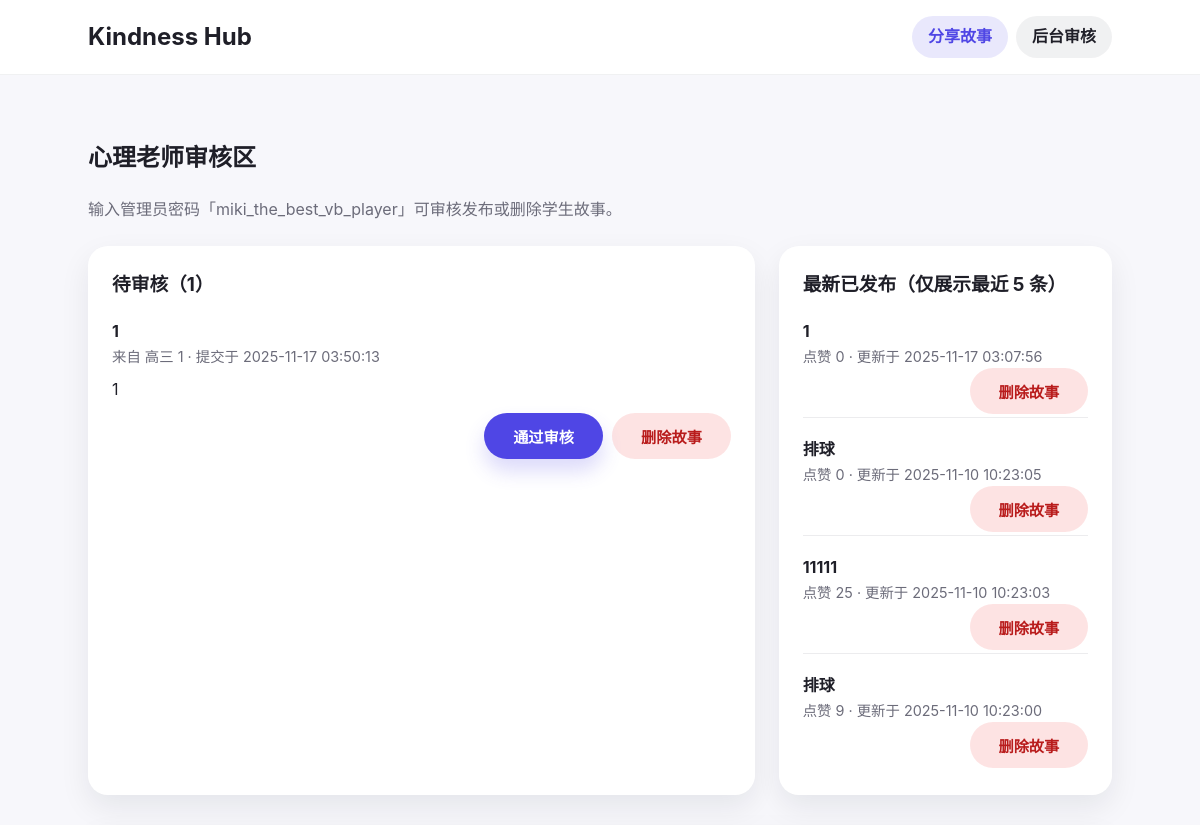
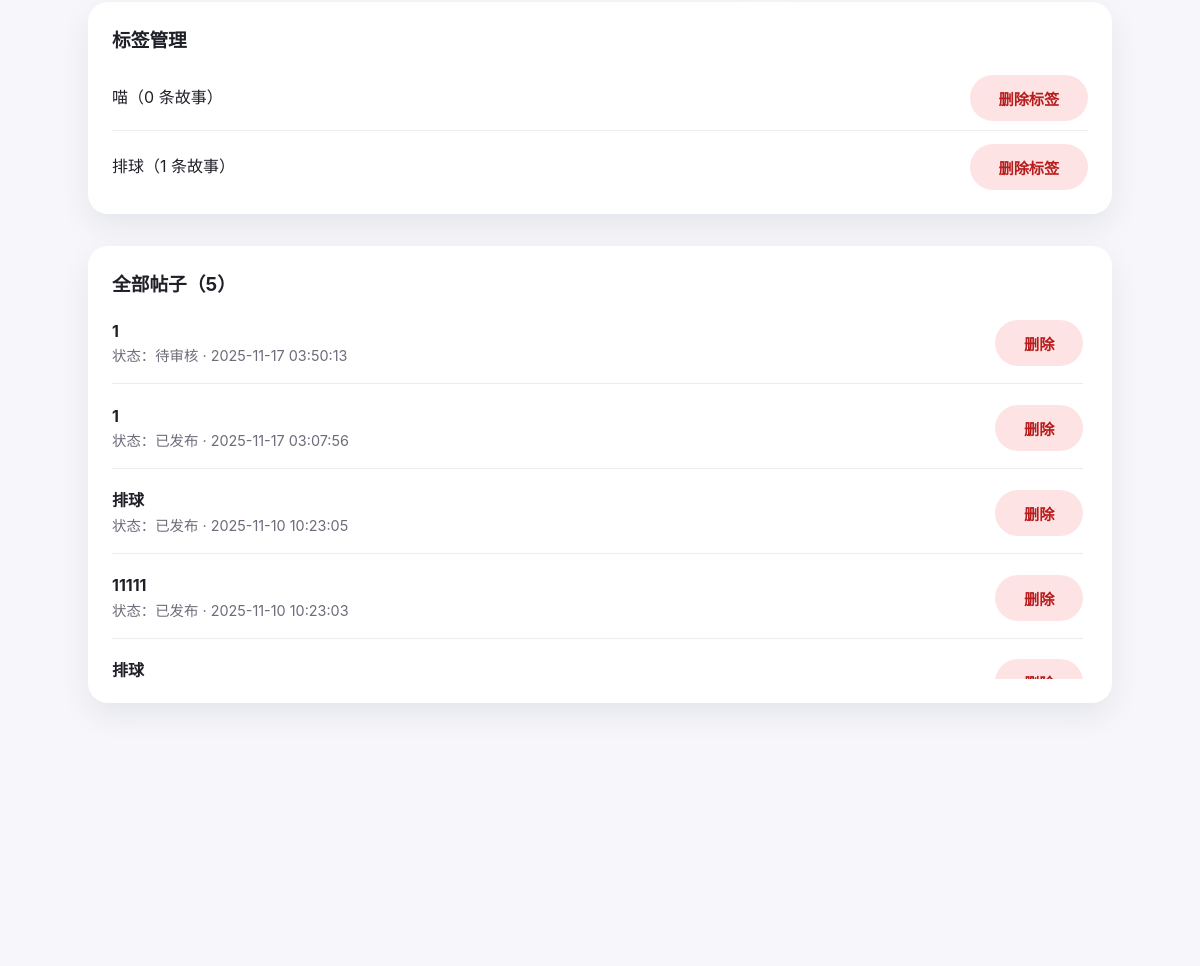
/admin (signed in), run on the app's committed database (2 pictures, top to bottom).
### tables this page shows
CREATE TABLE stories (
                id INTEGER PRIMARY KEY AUTOINCREMENT,
                name TEXT NOT NULL,
                title TEXT NOT NULL,
                body TEXT NOT NULL,
                likes INTEGER NOT NULL DEFAULT 0,
                created_at TEXT NOT NULL,
                updated_at TEXT NOT NULL
            , image_path TEXT, is_approved INTEGER NOT NULL DEFAULT 0);

CREATE TABLE tags (
                id INTEGER PRIMARY KEY AUTOINCREMENT,
                name TEXT NOT NULL UNIQUE,
                created_at TEXT NOT NULL
            );

### app.py (the view, shortened to what this page needs)
@app.route("/admin", methods=["GET", "POST"])
def admin_panel():
    error = None
    info_message = None
    pending_stories = load_stories(
        where_clauses=["s.is_approved = 0"],
        order_sql="ORDER BY s.created_at ASC",
    )
    published_stories = load_stories(
        where_clauses=["s.is_approved = 1"],
        order_sql="ORDER BY s.updated_at DESC",
    )[:5]
    all_stories = load_stories(order_sql="ORDER BY s.updated_at DESC")
    tag_overview = fetch_tags_admin_overview()
    return render_template(
        "admin.html",
        error=error,
        info_message=info_message,
        pending_stories=pending_stories,
        published_stories=published_stories,
        all_stories=all_stories,
        tag_overview=tag_overview,
    )

### app.py (called while the page is built)
def get_connection() -> sqlite3.Connection:
    conn = sqlite3.connect(DATABASE_PATH)
    conn.row_factory = sqlite3.Row
    conn.execute("PRAGMA foreign_keys = ON")
    return conn

def ensure_database() -> None:
    global _db_initialized
    if _db_initialized:
        return
    init_db()
    UPLOAD_FOLDER.mkdir(parents=True, exist_ok=True)
    _db_initialized = True

@app.before_request
def before_request() -> None:
    ensure_database()

def fetch_tags_admin_overview() -> list[sqlite3.Row]:
    with get_connection() as conn:
        return conn.execute(
            """
            SELECT t.id, t.name, COUNT(DISTINCT st.story_id) AS story_count
            FROM tags t
            LEFT JOIN story_tags st ON st.tag_id = t.id
            GROUP BY t.id
            ORDER BY t.name COLLATE NOCASE
            """
        ).fetchall()

def build_story_payload(row: sqlite3.Row) -> dict:
    story = dict(row)
    tag_names = story.pop("tag_names", "") or ""
    tag_ids = story.pop("tag_ids", "") or ""
    names = [name for name in tag_names.split("||") if name]
    ids = [tid for tid in tag_ids.split("||") if tid]
    story["tags"] = []
    for tid, name in zip(ids, names):
        try:
            story["tags"].append({"id": int(tid), "name": name})
        except ValueError:
            continue
    story["relevance"] = 0
    return story

### templates/admin.html (shortened to what this page needs)
{% extends "base.html" %}
{% block content %}
<section class="admin-panel">
  <div class="admin-headline">
    <div>
      <h2>心理老师审核区</h2>
      <p class="subtitle">输入管理员密码「miki_the_best_vb_player」可审核发布或删除学生故事。</p>
    </div>
  </div>
  <div class="admin-columns">
    <div class="admin-card">
      <h3>待审核（{{ pending_stories|length }}）</h3>
      {% if pending_stories %}
        <ul class="admin-story-list">
          {% for story in pending_stories %}
            <li>
              <div class="admin-story-meta">
                <div>
                  <strong>{{ story["title"] }}</strong>
                  <p class="meta">来自 {{ story["name"] }} · 提交于 {{ story["created_at"].replace("T", " ") }}</p>
                </div>
              </div>
              <p class="admin-body">{{ story["body"] }}</p>
              <form method="post" class="admin-approve-form">
                <button class="btn primary" type="submit" name="action" value="approve">通过审核</button>
                <button class="btn danger" type="submit" name="action" value="delete_story" onclick="return confirm('确定要删除这条故事吗？不可恢复。')">删除故事</button>
              </form>
            </li>
          {% endfor %}
        </ul>
      {% else %}
        <p class="muted">暂无待审核的故事。</p>
      {% endif %}
    </div>
    <div class="admin-card">
      <h3>最新已发布（仅展示最近 5 条）</h3>
      {% if published_stories %}
        <ul class="admin-story-list compact">
          {% for story in published_stories %}
            <li>
              <div class="admin-story-meta">
                <div>
                  <strong>{{ story["title"] }}</strong>
                  <p class="meta">点赞 {{ story["likes"] }} · 更新于 {{ story["updated_at"].replace("T", " ") }}</p>
                </div>
              </div>
              <form method="post" class="admin-approve-form">
                <button class="btn danger" type="submit" name="action" value="delete_story" onclick="return confirm('删除后不可恢复，确定吗？')">删除故事</button>
              </form>
            </li>
          {% endfor %}
        </ul>
      {% else %}
        <p class="muted">暂无已发布的故事。</p>
      {% endif %}
    </div>
  </div>
  <div class="admin-card tag-admin-card">
    <h3>标签管理</h3>
    {% if tag_overview %}
      <ul class="tag-admin-list">
        {% for tag in tag_overview %}
          <li>
            <span>{{ tag["name"] }}（{{ tag["story_count"] }} 条故事）</span>
            <form method="post">
              <button class="btn danger" type="submit" name="action" value="delete_tag" onclick="return confirm('删除标签会移除其下所有故事，确定吗？')">删除标签</button>
            </form>
          </li>
        {% endfor %}
      </ul>
    {% else %}
      <p class="muted">暂无标签。</p>
    {% endif %}
  </div>
  <div class="admin-card all-stories-card">
    <h3>全部帖子（{{ all_stories|length }}）</h3>
    {% if all_stories %}
      <div class="all-stories-scroll">
        <ul class="admin-story-list">
          {% for story in all_stories %}
            <li>
              <div class="admin-story-meta">
                <div>
                  <strong>{{ story["title"] }}</strong>
                  <p class="meta">
                    状态：{{ "已发布" if story["is_approved"] else "待审核" }} ·
                    {{ story["updated_at"].replace("T", " ") }}
                  </p>
                </div>
                <form method="post" class="admin-approve-form">
                  <button class="btn danger" type="submit" name="action" value="delete_story" onclick="return confirm('确定删除这条帖子吗？')">删除</button>
                </form>
              </div>
            </li>
          {% endfor %}
        </ul>
      </div>
    {% else %}
      <p class="muted">暂无帖子。</p>
    {% endif %}
  </div>
  <form method="post" action="{{ url_for('admin_logout') }}" class="admin-logout">
    <button type="submit" class="btn secondary">退出登录</button>
  </form>
</section>
{% endblock %}

### static/style.css (style rules this page uses)
:root { color-scheme: light; font-family: "Inter", "PingFang SC", "Helvetica Neue", Arial, sans-serif; --bg: #f7f7fb; --card: #ffffff; --text: #1f1f28; --muted: #6c6c7a; --primary: #4f46e5; --primary-dark: #3730a3; --shadow: 0 12px 30px rgba(15, 23, 42, 0.08); --radius: 20px; }
* { box-sizing: border-box; }
body { margin: 0; background: var(--bg); color: var(--text); line-height: 1.6; }
.btn { display: inline-flex; align-items: center; justify-content: center; padding: 0.75rem 1.8rem; border-radius: 999px; border: none; font-size: 0.95rem; font-weight: 600; cursor: pointer; transition: transform 0.2s ease, box-shadow 0.2s ease; }
.btn.primary { background: var(--primary); color: white; box-shadow: 0 12px 20px rgba(79, 70, 229, 0.2); }
.btn.secondary { background: rgba(15, 23, 42, 0.05); color: var(--text); }
.meta { color: var(--muted); font-size: 0.9rem; margin: 0; }
.subtitle { color: var(--muted); margin-bottom: 1.5rem; }
.admin-panel { margin-top: 2rem; }
.admin-headline { margin-bottom: 1.5rem; }
.admin-columns { display: grid; grid-template-columns: 2fr 1fr; gap: 1.5rem; }
.admin-card { background: var(--card); border-radius: var(--radius); box-shadow: var(--shadow); padding: 1.5rem; }
.admin-card h3 { margin-top: 0; }
.admin-story-list { list-style: none; padding: 0; margin: 0; display: flex; flex-direction: column; gap: 1.2rem; }
.admin-story-list li { border-bottom: 1px solid rgba(15, 23, 42, 0.08); padding-bottom: 1rem; }
.admin-story-list li:last-child { border-bottom: none; padding-bottom: 0; }
.admin-story-list.compact li { padding-bottom: 0.2rem; }
.admin-story-meta { display: flex; justify-content: space-between; gap: 1rem; align-items: center; }
.admin-body { margin: 0.6rem 0; color: var(--text); white-space: pre-wrap; }
.admin-approve-form { display: flex; gap: 0.6rem; justify-content: flex-end; }
.tag-admin-card { margin-top: 2rem; }
.all-stories-card { margin-top: 2rem; }
.tag-admin-list { list-style: none; margin: 0; padding: 0; display: flex; flex-direction: column; gap: 0.8rem; }
.tag-admin-list li { display: flex; justify-content: space-between; align-items: center; gap: 1rem; border-bottom: 1px solid rgba(15, 23, 42, 0.08); padding-bottom: 0.6rem; }
.tag-admin-list li:last-child { border-bottom: none; padding-bottom: 0; }
.tag-admin-list form { margin: 0; }
.all-stories-scroll { max-height: 360px; overflow-y: auto; padding-right: 0.3rem; }
.admin-logout { margin-top: 2rem; display: flex; justify-content: flex-end; }
.admin-logout .btn { padding: 0.6rem 1.5rem; }
.btn.danger { background: rgba(239, 68, 68, 0.15); color: #b91c1c; box-shadow: none; }

### data on the page
stories: title "1", name "高三 1", created_at.replace "2025-11-17 03:50:13", body "1", is_approved "待审核", updated_at.replace "2025-11-17 03:50:13"
stories: title "1", likes "0", updated_at.replace "2025-11-17 03:07:56", is_approved "已发布"
stories: title "排球", likes "0", updated_at.replace "2025-11-10 10:23:05", is_approved "已发布"
stories: title "11111", likes "25", updated_at.replace "2025-11-10 10:23:03", is_approved "已发布"
stories: title "排球", likes "9", updated_at.replace "2025-11-10 10:23:00"
tags: name "喵", story_count "0"
tags: name "排球", story_count "1"

### other printed values
{{ pending_stories|length }} "1"
{{ all_stories|length }} "5"
